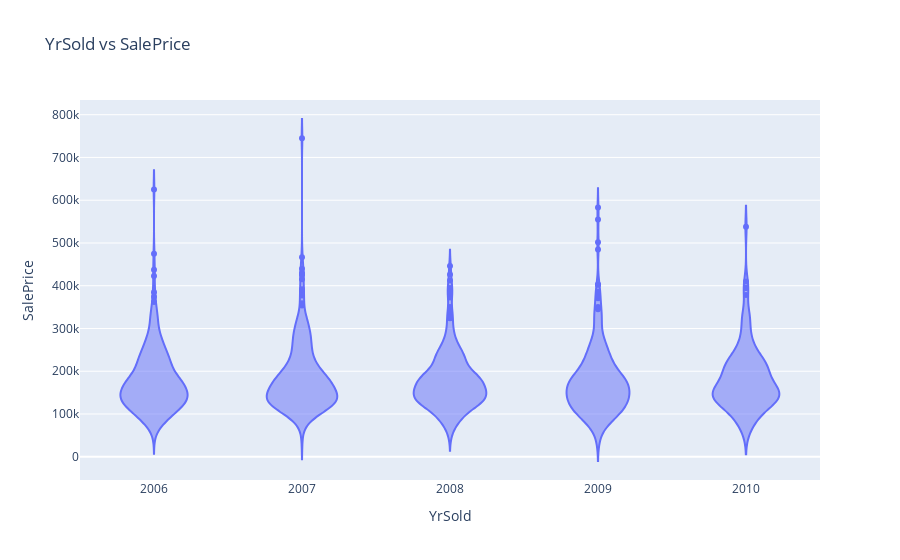
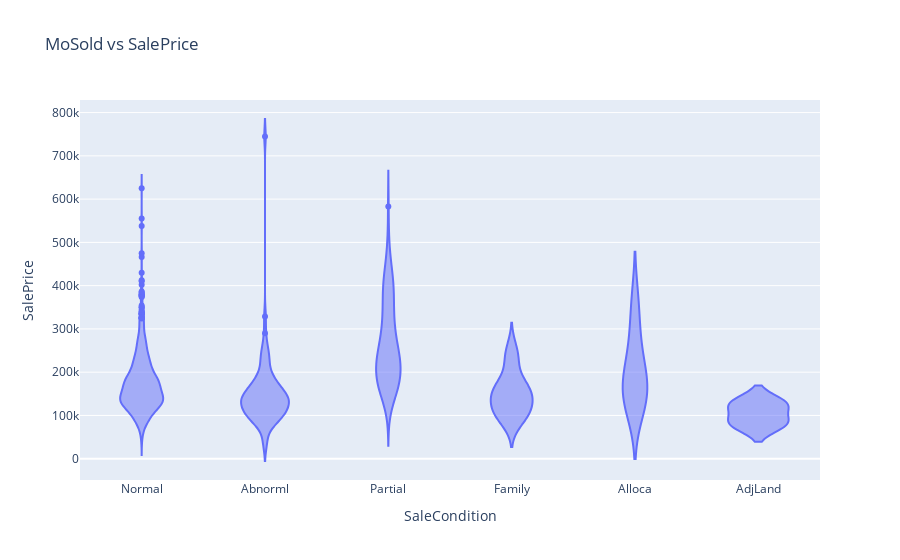

The cell these charts' notebook holds for them, in order:
### Code cell
fig1 = px.violin(df, y='SalePrice', x='YrSold', title='YrSold vs SalePrice')
fig2 = px.violin(df, y='SalePrice', x='SaleCondition', title='MoSold vs SalePrice')
fig1.show()
fig2.show()

### Figure 1 — Plotly figure (JSON) as saved in the notebook; plotly's stock layout.template omitted (floating-point values rounded to 4 significant figures; data arrays with more than 128 entries replaced by an {"elided": "..."} marker saying what was removed)
{"data": [{"alignmentgroup": "True", "box": {"visible": false}, "hovertemplate": "YrSold=%{x}<br>SalePrice=%{y}<extra></extra>", "legendgroup": "", "marker": {"color": "#636efa"}, "name": "", "offsetgroup": "", "orientation": "v", "scalegroup": "True", "showlegend": false, "type": "violin", "x": {"elided": "1168 int values"}, "x0": " ", "xaxis": "x", "y": {"elided": "1168 int values"}, "y0": " ", "yaxis": "y"}], "layout": {"legend": {"tracegroupgap": 0}, "title": {"text": "YrSold vs SalePrice"}, "violinmode": "group", "xaxis": {"anchor": "y", "domain": [0, 1], "title": {"text": "YrSold"}}, "yaxis": {"anchor": "x", "domain": [0, 1], "title": {"text": "SalePrice"}}}}

### Figure 2 — Plotly figure (JSON) as saved in the notebook; plotly's stock layout.template omitted (floating-point values rounded to 4 significant figures; data arrays with more than 128 entries replaced by an {"elided": "..."} marker saying what was removed)
{"data": [{"alignmentgroup": "True", "box": {"visible": false}, "hovertemplate": "SaleCondition=%{x}<br>SalePrice=%{y}<extra></extra>", "legendgroup": "", "marker": {"color": "#636efa"}, "name": "", "offsetgroup": "", "orientation": "v", "scalegroup": "True", "showlegend": false, "type": "violin", "x": {"elided": "1168 str values"}, "x0": " ", "xaxis": "x", "y": {"elided": "1168 int values"}, "y0": " ", "yaxis": "y"}], "layout": {"legend": {"tracegroupgap": 0}, "title": {"text": "MoSold vs SalePrice"}, "violinmode": "group", "xaxis": {"anchor": "y", "domain": [0, 1], "title": {"text": "SaleCondition"}}, "yaxis": {"anchor": "x", "domain": [0, 1], "title": {"text": "SalePrice"}}}}
